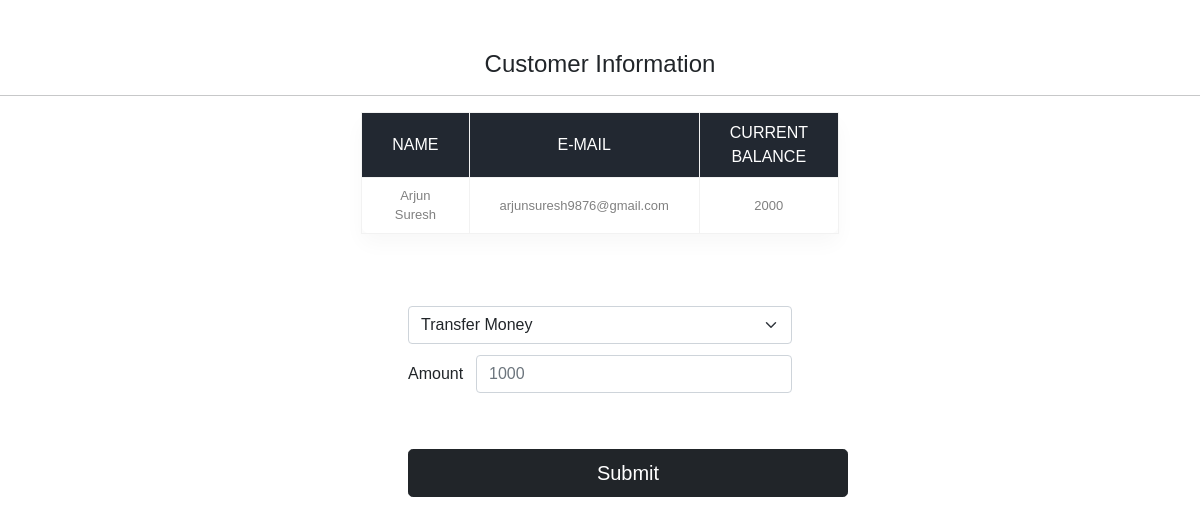
Page /viewcustomers.php?id=3 on the committed database.
### tables this page shows
CREATE TABLE IF NOT EXISTS `customers`(
  `name` varchar(55) NOT NULL,
  `email` varchar(55) NOT NULL,
  `current_balance` int(55) NOT NULL
);

### viewcustomers.php (the view, shortened to what this page needs)
<!DOCTYPE html>
<html lang="en" dir="ltr">
  <head>
    <link href="https://cdn.jsdelivr.net/npm/bootstrap@5.0.0-beta3/dist/css/bootstrap.min.css" rel="stylesheet">
    <?php include 'tablelinks.php' ?>
    <?php include 'tablestyles.php' ?>
  </head>
  <body>
    <?php
    include 'auth.php';
    $id = $_GET['id'];
    $selectquery ="select * from customers where id = $id";
    $query = mysqli_query($conn, $selectquery);
    while($res = mysqli_fetch_array($query))
    {?>
      <center style="margin-top:20px;"><h4><i class="icon-edit icon-large" ></i>Customer Information</h4></center>
 <hr>
      <table>
        <tr>
          <th> Name </th>
          <th>E-mail</th>
          <th>Current Balance</th>
        </tr>
        <tr>
          <td><?php echo $res['name']; ?></td>
          <td><?php echo $res['email']; ?></td>
          <td><?php echo $res['current_balance']; ?></td>
        </tr>
      </table>
    <?php } ?>
    <form method="POST">
      <div class="form">
        <select name="to" class="form-select" required aria-label="Default select example">
         <option selected hidden>Transfer Money</option>
        </select>
        <div class="mb-3 row">
          <label for="amount" class="col-sm-2 col-form-label">Amount</label>
          <div class="col-sm-10">
            <input required type="text" placeholder="1000" name="amount" class="form-control" id="amount">
          </div>
        </div>
        <div class="button-container">
          <button name="submit" class="btn btn-lg btn-dark">Submit</button>
        </div>
     </div>
    </form>
  </body>
</html>

### tablestyles.php (style rules this page uses)
* { margin: 0;padding: 0;box-sizing :border-box;font-family: 'Poppins', sans-serif; }
table { border-collapse:collapse; background-color:#fff; box-shadow: 0 10px 20px 0 rgba(0,0,0,.03); border-radius: 10px; margin : auto; width:30%; }
th,td { border:1px solid #f2f2f2; padding: 8px 30px; text-align: center; color: grey; }
th { text-transform: uppercase; font-weight: 500; background: #222831; color:white; }
td { font-size: 13px; }
body { padding-top: 30px; }
.form { padding: 6% 34%; }
.mb-3 { padding-top: 3%; }
.btn { justify-content: center; width: 440px; }
.button-container { padding-top: 4%; }

### viewcustomers.php (style rules this page uses)
table { padding-top: 30px; }

### rows in the picture
customers: name "Arjun Suresh", email "arjunsuresh9876@gmail.com", current_balance "2000"
